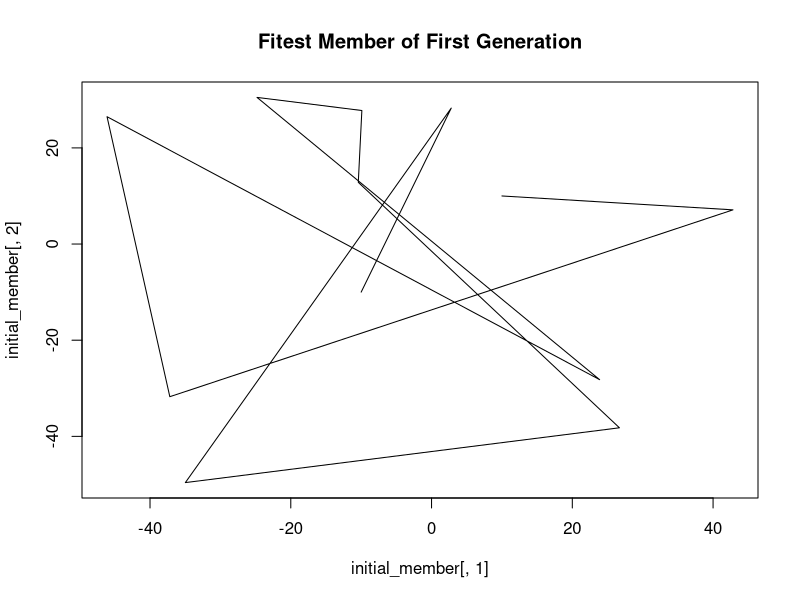
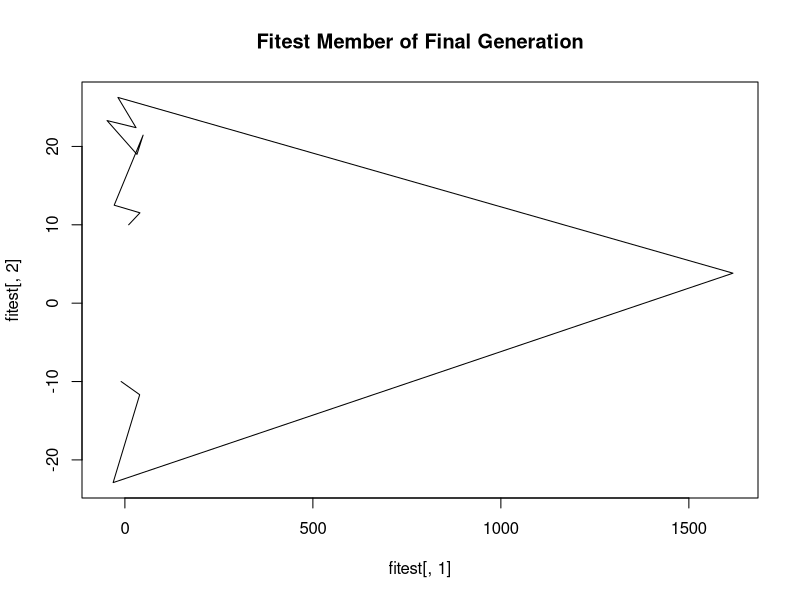
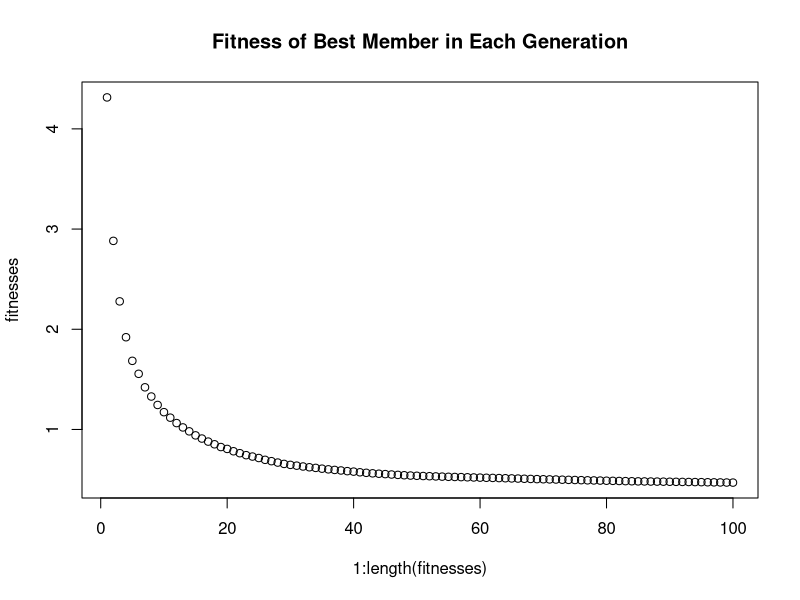

Source code (R) for these figures, in order:
# import some libraries
library(abind)
library(dplyr)

# Some global parameters for the problem
generations <- 100; 

# initial population parameters
min                  <- -50;
max                  <- 50;
population_size      <- 1000;
number_of_timestamps <- 10; 

# mutation parameters
location <- 0; 
spread   <- 0.0007;

# crossover parameters
number_of_offspring <- 0.3;

# start end parameters
start <- c(-10, -10);
end   <- c( 10,  10);

# fitness function parameters 
A           <- array(c(1, 0, 0, 1), dim = c(2, 2));
time_bounds <- c(0, 1);

# selection parameters
number_to_remove <- 0.3;
descending <- TRUE;

# generate the initial population of genotypes
initial_population_random <- function(number_of_timestamps, number_of_genotypes){
  # return the matrix. 
  # Change 'runif' if a different distribution is wanted
  return(
    array(
      runif(
        prod(number_of_timestamps, number_of_genotypes, 2), 
        min = min,
        max = max
      ),
      dim = c(number_of_genotypes, number_of_timestamps, 2)
    )
  )
}

# perform cauchy distribution mutations on the genotype
mutation_cauchy <- function(population, location, spread){
  change <- array(
    rcauchy(prod(dim(population)), location = location, scale = spread),
    dim = dim(population)
  );
  return(
    # add on a random number to each element from a cauchy distribution
    array(as.numeric(population) + as.numeric(change), dim = dim(population))
  )
}

# bread two genotypes
crossover_bread <- function(gen_1, gen_2){
  pivot_point <- sample(2:(dim(gen_1)[1] - 1), size = 1);
  return(rbind(gen_1[1:pivot_point, ], gen_2[(pivot_point + 1):dim(gen_2)[1], ]))
}

# apply the crossover algorithm
crossover_basic <- function(population, number_of_offspring){
  # Get the people chosen for crossover
  chosen_people <- population[sample(1:dim(population)[1], size = number_of_offspring * 2, replace = F), , ];
  
  offspring <- array(dim = c(0, dim(population)[2], 2));
  # for each child needed: 
  for (genotype in 1:(dim(chosen_people)[1] / 2)){
    # figure out who their parents will be (already randomly sorted)
    gen1 <- chosen_people[genotype, , ];
    gen2 <- chosen_people[dim(chosen_people)[1] + 1 - genotype, , ];
    
    # create the child
    current_offspring <- crossover_bread(gen1, gen2);
    
    offspring <- abind(offspring, current_offspring, along = 1);
  }
  return(abind(population, offspring, along = 1));
}

# add the start and end c
add_start_end <- function(genotype){
  return(
    rbind(
      array(start, dim = c(1, 2)), genotype, 
      array(end, dim = c(1, 2)))
  )
}

# fitness function (alternate length)
fitness_function <- function(genotype){
  genotype <- add_start_end(genotype); 
  curve_length <- curve_length(curve = genotype, A = A, bounds = time_bounds); 
  return(curve_length)
}

# calculate fitnesses for population
fitness_function_all <- function(population){
  fitnesses <- apply(population, MARGIN = 1, FUN = function(genotype){
    return(fitness_function(genotype))
  })
  return(fitnesses)
}

# perform selection
selection <- function(population, number_to_remove){
  fitnesses <- fitness_function_all(population);
  fitness_order <- order(fitnesses, decreasing = descending);
  new_population <- population[fitness_order, , ];
  new_population <- new_population[ (number_to_remove + 1):(dim(new_population)[1]), , ];
  return(new_population)
}

# function to approximately differentiate a paired vector array
differentiate <- function(curve){
  gradients <- c();
  for (segment_index in 1:(dim(curve)[1] - 1)){
    first_coordinate  <- curve[segment_index    , ];
    second_coordinate <- curve[segment_index + 1, ];
    
    y_diff <- (second_coordinate[2] - first_coordinate[2]);
    x_diff <- (second_coordinate[1] - first_coordinate[1]);
    
    gradient <- y_diff / x_diff; 
    gradients <- append(gradients, gradient);
  }
  gradients <- append(gradients, gradient); 
  return(gradients);
}

# calculate the length of a parametrically defined curve from a 
# paired vector array. 
curve_length <- function(curve, A = NULL, bounds = c(0, 1)){
  if (is.null(A)){
    A <- array(c(1, 0, 0, 1), dim = c(2, 2));
  };
  
  differential <- differentiate(curve);
  
  time_interval <- (bounds[2] - bounds[1]) / (dim(curve)[1] - 1);
  time_stamps   <- ((1:dim(curve)[1]) - 1) * time_interval;
  
  differential <- array(append(time_stamps, differential), dim = dim(curve));
  
  total_area <- 0;
  for (time_index in 1:(dim(curve)[1] - 1)){
    current_gradient <- differential[time_index, ];
    A_component <- current_gradient %*% A; 
    magnitude   <- sqrt(sum(A_component * current_gradient));
    
    local_area <- magnitude * time_interval;
    total_area <- total_area + local_area; 
  }
  return(total_area)
}

initial_population <- initial_population_random(number_of_timestamps = number_of_timestamps, number_of_genotypes = population_size);
current_population <- initial_population; 

fitnesses <- c();

for (i in 1:generations){
  print(paste0("Current Generation: ", i, "/", generations))
  current_population <- current_population %>% 
    mutation_cauchy(location = location, spread = spread) %>%
    crossover_basic(number_of_offspring = as.integer(number_of_offspring * population_size)) %>%
    selection(number_to_remove = as.integer(number_to_remove * population_size)); 
  
  fitest <- current_population[1, , ];
  fitest_fitness <- fitness_function(fitest); 
  fitnesses <-  append(fitnesses, fitest_fitness);
  
  if (i == 1){
    initial_fitness <- as.numeric(fitest_fitness); 
    initial_member <- add_start_end(fitest); 
  }
  
  print(paste0("Current Fitness: ", fitest_fitness));
}

fitest <- add_start_end(fitest)

plot(initial_member[, 1], initial_member[, 2], type = "l", main = "Fitest Member of First Generation")
plot(fitest[, 1], fitest[, 2], type = "l", main = "Fitest Member of Final Generation")
plot(1:length(fitnesses), fitnesses, main = "Fitness of Best Member in Each Generation")
